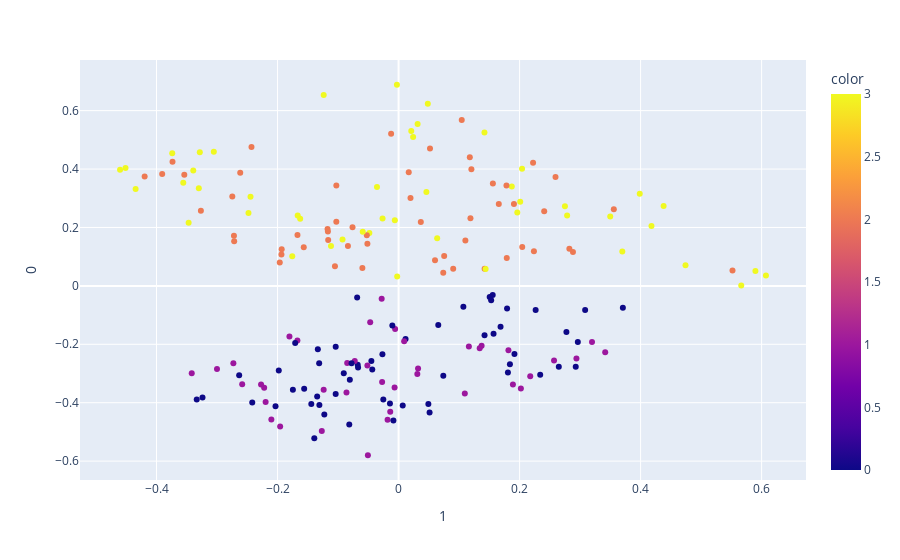

The code cell stored with this chart in its notebook:
### Code cell
#2D PCA Scatter Plot

pca = PCA(n_components=2)

X = df1_scal[["age", "annual_income", "spending_score"]]

pca = PCA(n_components=2)
components = pca.fit_transform(X)

fig = px.scatter(components, x=1, y=0, color=df1_scal['clusterlabels'])
fig.show()

### Figure 1 — Plotly figure (JSON) as saved in the notebook; plotly's stock layout.template omitted (floating-point values rounded to 4 significant figures; data arrays with more than 128 entries replaced by an {"elided": "..."} marker saying what was removed)
{"data": [{"hovertemplate": "1=%{x}<br>0=%{y}<br>color=%{marker.color}<extra></extra>", "legendgroup": "", "marker": {"color": {"elided": "200 int values"}, "coloraxis": "coloraxis", "symbol": "circle"}, "mode": "markers", "name": "", "orientation": "v", "showlegend": false, "type": "scatter", "x": {"elided": "200 float values"}, "xaxis": "x", "y": {"elided": "200 float values"}, "yaxis": "y"}], "layout": {"coloraxis": {"colorbar": {"title": {"text": "color"}}, "colorscale": [[0, "#0d0887"], [0.1111, "#46039f"], [0.2222, "#7201a8"], [0.3333, "#9c179e"], [0.4444, "#bd3786"], [0.5556, "#d8576b"], [0.6667, "#ed7953"], [0.7778, "#fb9f3a"], [0.8889, "#fdca26"], [1, "#f0f921"]]}, "legend": {"tracegroupgap": 0}, "margin": {"t": 60}, "xaxis": {"anchor": "y", "domain": [0, 1], "title": {"text": "1"}}, "yaxis": {"anchor": "x", "domain": [0, 1], "title": {"text": "0"}}}}
